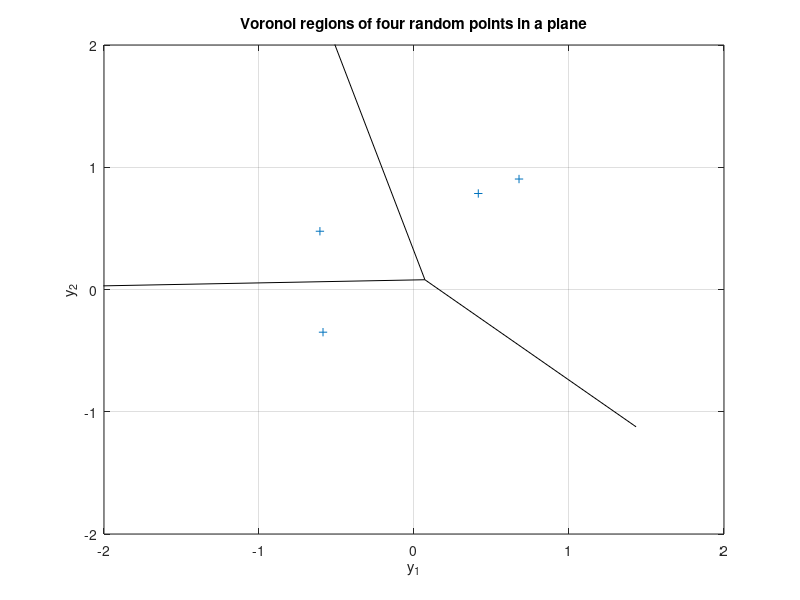

Write the MATLAB code that produced this figure.
% File: voronoi_regions.m
% EE251. San Jose State University. Fall 2020
% Modified for EE161 in Spring 2022

clear
s = input('Enter your student ID number: ');
randn('seed',s); rand('seed',s)

% Random points
y1 = 1-2*rand(1,4);
y2 = 1-2*rand(1,4);

figure(300)
voronoi(y1,y2,'-k'), axis([-2 2 -2 2]), grid on
title('Voronoi regions of four random points in a plane')
xlabel('y_1'), ylabel('y_2')